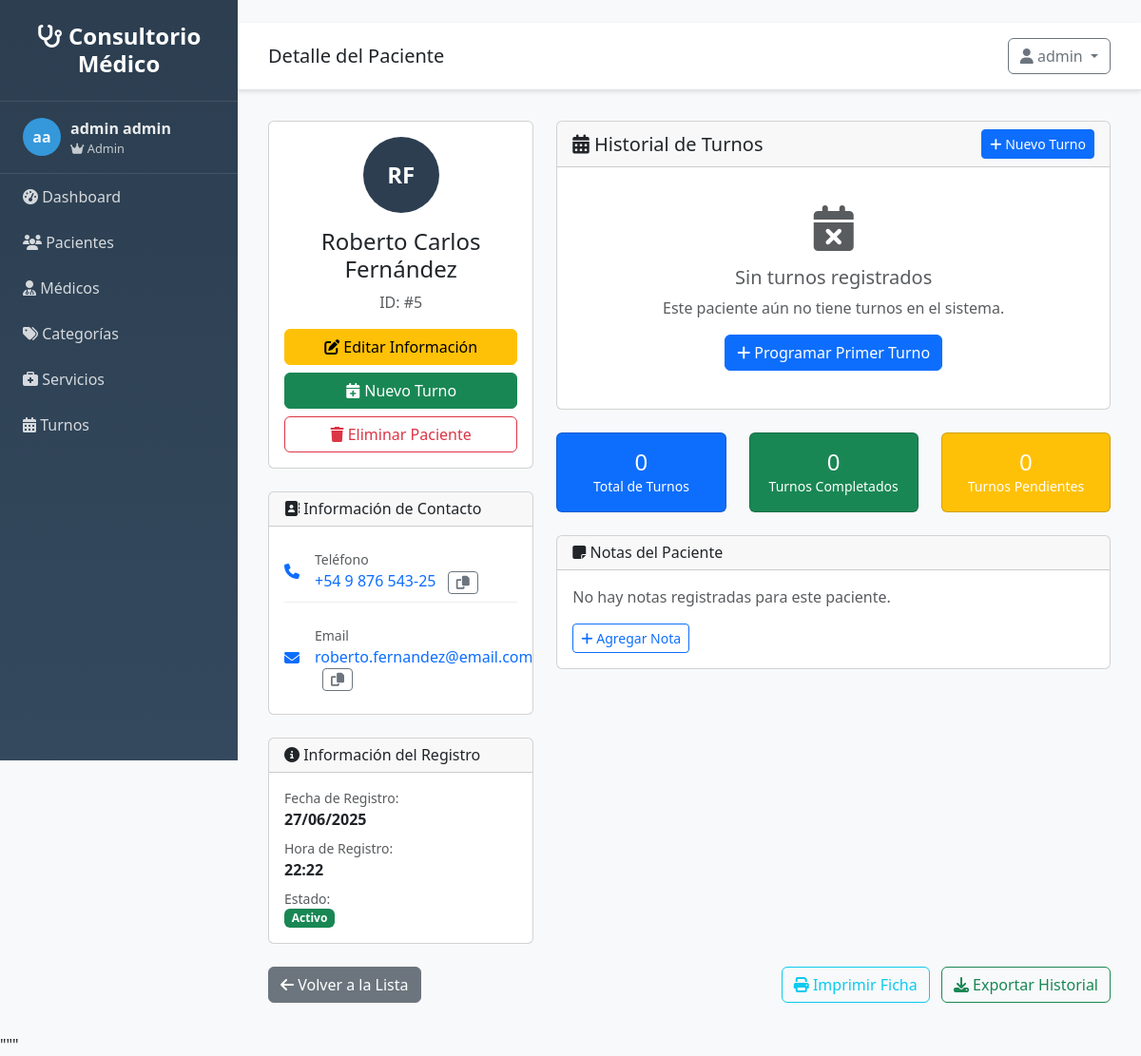
Before: /clientes/5 (signed in) with the older database file.
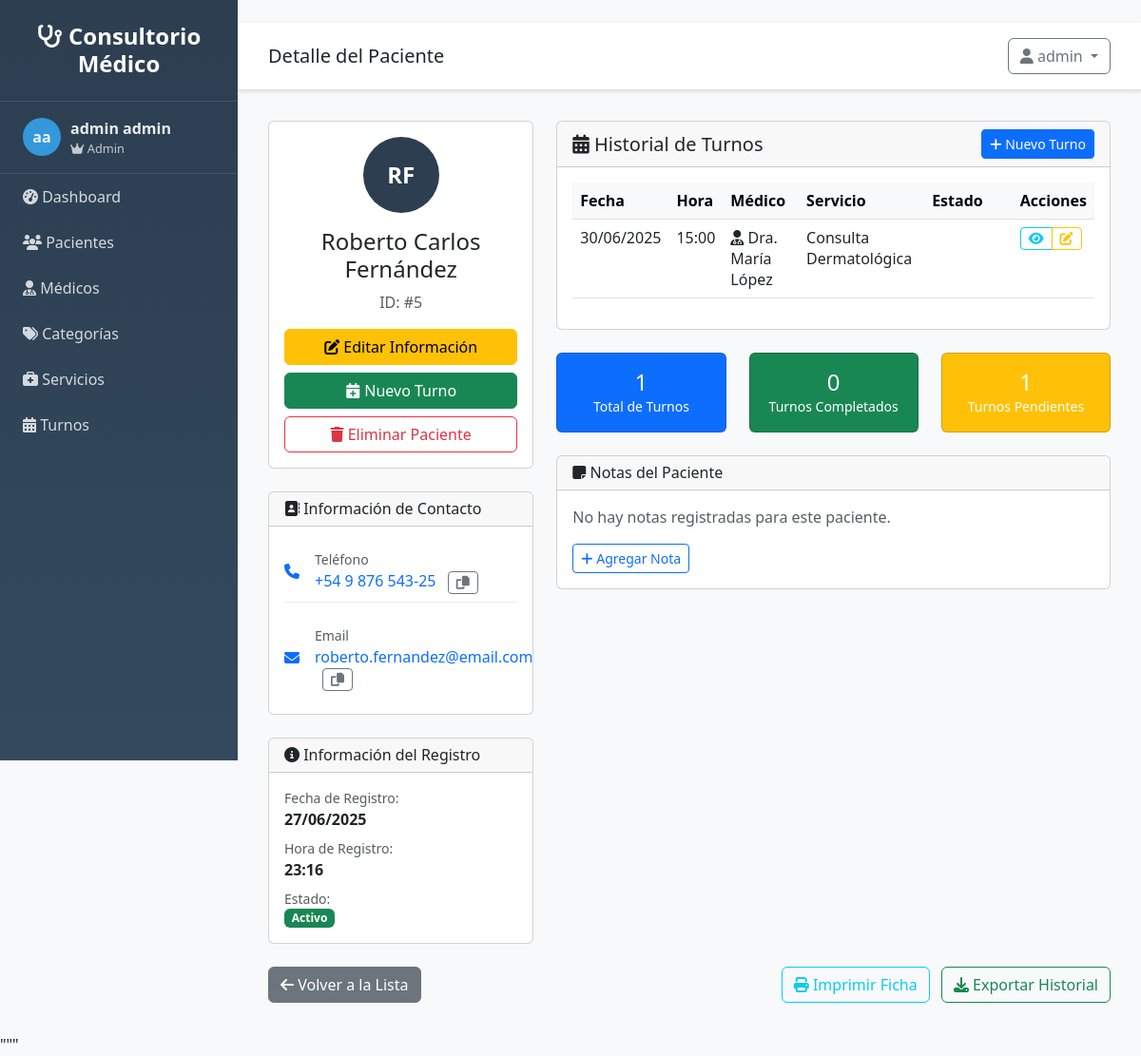
After: the same page with the newer database file.
### src/models/cliente.py (models this page shows, shortened)
class Cliente(db.Model):
    __tablename__ = 'clientes'
    id = db.Column(db.Integer, primary_key=True)
    nombre = db.Column(db.String(100), nullable=False)
    apellido = db.Column(db.String(100), nullable=False)
    telefono = db.Column(db.String(20), nullable=True)
    email = db.Column(db.String(120), nullable=True)
    fecha_creacion = db.Column(db.DateTime, default=datetime.utcnow)
    activo = db.Column(db.Boolean, default=True)
    turnos = db.relationship('Turno', backref='cliente', lazy=True)
    @property
    def nombre_completo(self):
        return f"{self.nombre} {self.apellido}"

### src/models/turno.py (models this page shows, shortened)
class Turno(db.Model):
    __tablename__ = 'turnos'
    id = db.Column(db.Integer, primary_key=True)
    fecha = db.Column(db.Date, nullable=False)
    hora = db.Column(db.Time, nullable=False)
    estado = db.Column(db.String(20), default='pendiente')  # pendiente, confirmado, completado, cancelado
    observaciones = db.Column(db.Text, nullable=True)
    precio_final = db.Column(db.Numeric(10, 2), nullable=True)
    fecha_creacion = db.Column(db.DateTime, default=datetime.utcnow)
    cliente_id = db.Column(db.Integer, db.ForeignKey('clientes.id'), nullable=False)
    profesional_id = db.Column(db.Integer, db.ForeignKey('profesionales.id'), nullable=False)
    servicio_id = db.Column(db.Integer, db.ForeignKey('servicios.id'), nullable=False)

### src/models/profesional.py (models this page shows, shortened)
class Profesional(db.Model):
    __tablename__ = 'profesionales'
    id = db.Column(db.Integer, primary_key=True)
    nombre = db.Column(db.String(100), nullable=False)
    apellido = db.Column(db.String(100), nullable=False)
    telefono = db.Column(db.String(20), nullable=True)
    email = db.Column(db.String(120), nullable=True)
    especialidad = db.Column(db.String(100), nullable=True)
    activo = db.Column(db.Boolean, default=True)
    fecha_creacion = db.Column(db.DateTime, default=datetime.utcnow)
    turnos = db.relationship('Turno', backref='profesional', lazy=True)
    @property
    def nombre_completo(self):
        return f"{self.nombre} {self.apellido}"

### src/models/servicio.py (models this page shows, shortened)
class Servicio(db.Model):
    __tablename__ = 'servicios'
    id = db.Column(db.Integer, primary_key=True)
    nombre = db.Column(db.String(100), nullable=False)
    descripcion = db.Column(db.Text, nullable=True)
    precio = db.Column(db.Numeric(10, 2), nullable=False, default=0.00)
    duracion = db.Column(db.Integer, nullable=False, default=60)  # duración en minutos
    activo = db.Column(db.Boolean, default=True)
    fecha_creacion = db.Column(db.DateTime, default=datetime.utcnow)
    categoria_id = db.Column(db.Integer, db.ForeignKey('categorias.id'), nullable=True)
    turnos = db.relationship('Turno', backref='servicio', lazy=True)

### src/routes/clientes.py (the view)
@clientes_bp.route('/<int:id>')
@login_required
def detalle(id):
    try:
        if ClienteService:
            cliente = ClienteService.get_cliente_by_id(id)
        else:
            cliente = None
        if not cliente:
            flash('Cliente no encontrado', 'error')
            return redirect(url_for('clientes.listar'))
        return render_template('clientes/detalle.html', cliente=cliente)
    except Exception as e:
        flash(f'Error al cargar cliente: {str(e)}', 'error')
        return redirect(url_for('clientes.listar'))

### src/app.py (called while the page is built)
def create_app(config=None):
    app = Flask(__name__,
                template_folder='../templates',
                static_folder='../static')
    if config:
        app.config.update(config)
    else:
        app.config.from_object(Config)
    init_db(app)
    init_auth(app)
    @app.context_processor
    def inject_user():
        from flask_login import current_user
        return dict(
            current_user=current_user,
            today=date.today(),
            now=datetime.now()
        )
    register_blueprints(app)
    register_template_filters(app)
    register_error_handlers(app)
    @app.route('/')
    def root():
        if current_user.is_authenticated:
            return redirect(url_for('main.index'))
        return redirect(url_for('auth.login'))
    return app

### src/auth.py (called while the page is built)
@login_manager.user_loader
def load_user(user_id):
    try:
        from src.models.usuario import Usuario
        return Usuario.query.get(int(user_id))
    except:
        return None

### src/models/usuario.py (called while the page is built)
    @property
    def nombre_completo(self):
        return f"{self.nombre} {self.apellido}"

    def is_admin(self):
        return self.rol == 'admin'

### templates/clientes/detalle.html (shortened to what the changed rows need)
{% extends "base.html" %}
{% block content %}
<div class="row">
    <div class="col-md-4">
        <div class="card">
            <div class="card-body text-center">
                <div class="avatar-large mb-3">
                    {{ cliente.nombre[0] }}{{ cliente.apellido[0] }}
                </div>
                <h4 class="card-title">{{ cliente.nombre_completo }}</h4>
                <p class="text-muted mb-3">ID: #{{ cliente.id }}</p>
                <div class="d-grid gap-2">
                    <a href="{{ url_for('clientes.editar', id=cliente.id) }}" class="btn btn-warning">
                    </a>
                    <a href="{{ url_for('turnos.nuevo') }}?cliente_id={{ cliente.id }}" class="btn btn-success">
                    </a>
                    <button class="btn btn-outline-danger" onclick="eliminarCliente({{ cliente.id }}, '{{ cliente.nombre_completo }}')">
                    </button>
                </div>
            </div>
        </div>
        <div class="card mt-4">
            <div class="card-body">
                <div class="contact-item mb-3">
                    <div class="d-flex align-items-center">
                        <div>
                            <small class="text-muted">Teléfono</small><br>
                            {% if cliente.telefono %}
                                <a href="tel:{{ cliente.telefono }}" class="text-decoration-none">
                                    {{ cliente.telefono|telefono }}
                                </a>
                                <button class="btn btn-sm btn-outline-secondary ms-2" onclick="copiarTexto('{{ cliente.telefono }}')">
                                    <i class="fas fa-copy"></i>
                                </button>
                            {% else %}
                                <span class="text-muted">No registrado</span>
                            {% endif %}
                        </div>
                    </div>
                </div>
                <div class="contact-item">
                    <div class="d-flex align-items-center">
                        <div>
                            <small class="text-muted">Email</small><br>
                            {% if cliente.email %}
                                <a href="mailto:{{ cliente.email }}" class="text-decoration-none">
                                    {{ cliente.email }}
                                </a>
                                <button class="btn btn-sm btn-outline-secondary ms-2" onclick="copiarTexto('{{ cliente.email }}')">
                                    <i class="fas fa-copy"></i>
                                </button>
                            {% else %}
                                <span class="text-muted">No registrado</span>
                            {% endif %}
                        </div>
                    </div>
                </div>
            </div>
        </div>
        <div class="card mt-4">
            <div class="card-body">
                <div class="mb-2">
                    <small class="text-muted">Fecha de Registro:</small><br>
                    <strong>{{ cliente.fecha_creacion.strftime('%d/%m/%Y') if cliente.fecha_creacion else 'No disponible' }}</strong>
                </div>
                <div class="mb-2">
                    <small class="text-muted">Hora de Registro:</small><br>
                    <strong>{{ cliente.fecha_creacion.strftime('%H:%M') if cliente.fecha_creacion else 'No disponible' }}</strong>
                </div>
            </div>
        </div>
    </div>
    <div class="col-md-8">
        <div class="card">
            <div class="card-body">
                {% if cliente.turnos %}
                    <div class="table-responsive">
                        <table class="table table-hover">
                            <thead class="table-light">
                                <tr>
                                    <th>Fecha</th>
                                    <th>Hora</th>
                                    <th>Médico</th>
                                    <th>Servicio</th>
                                    <th>Estado</th>
                                    <th>Acciones</th>
                                </tr>
                            </thead>
                            <tbody>
                                {% for turno in cliente.turnos|sort(attribute='fecha', reverse=true) %}
                                <tr>
                                    <td>{{ turno.fecha.strftime('%d/%m/%Y') }}</td>
                                    <td>{{ turno.hora.strftime('%H:%M') }}</td>
                                    <td>
                                        <i class="fas fa-user-md"></i>
                                        {{ turno.profesional.nombre_completo }}
                                    </td>
                                    <td>{{ turno.servicio.nombre }}</td>
                                    <td>
                                        <span class="badge status-{{ turno.estado }}">
                                        </span>
                                    </td>
                                    <td>
                                        <div class="btn-group btn-group-sm">
                                            <a href="{{ url_for('turnos.detalle', id=turno.id) }}"
                                               class="btn btn-outline-info" title="Ver detalle">
                                                <i class="fas fa-eye"></i>
                                            </a>
                                            {% if turno.estado in ['pendiente', 'confirmado'] %}
                                                <a href="{{ url_for('turnos.editar', id=turno.id) }}"
                                                   class="btn btn-outline-warning" title="Editar">
                                                    <i class="fas fa-edit"></i>
                                                </a>
                                            {% endif %}
                                        </div>
                                    </td>
                                </tr>
                                {% endfor %}
                            </tbody>
                        </table>
                    </div>
                {% else %}
                    <div class="text-center py-4">
                        <i class="fas fa-calendar-times fa-3x text-muted mb-3"></i>
                        <h5 class="text-muted">Sin turnos registrados</h5>
                        <p class="text-muted">Este paciente aún no tiene turnos en el sistema.</p>
                        <a href="{{ url_for('turnos.nuevo') }}?cliente_id={{ cliente.id }}" class="btn btn-primary">
                            <i class="fas fa-plus"></i> Programar Primer Turno
                        </a>
                    </div>
                {% endif %}
            </div>
        </div>
        <div class="row mt-4">
            <div class="col-md-4">
                <div class="card bg-primary text-white">
                    <div class="card-body text-center">
                        <h4 class="mb-0">{{ cliente.turnos|length }}</h4>
                        <small>Total de Turnos</small>
                    </div>
                </div>
            </div>
            <div class="col-md-4">
                <div class="card bg-warning text-white">
                    <div class="card-body text-center">
                        <h4 class="mb-0">{{ cliente.turnos|selectattr('estado', 'equalto', 'pendiente')|list|length }}</h4>
                        <small>Turnos Pendientes</small>
                    </div>
                </div>
            </div>
        </div>
    </div>
</div>
{% endblock %}

Changed rows visible on the page:
changed Cliente "Roberto Carlos Fernández": fecha_creacion "22:22" → "23:16"
added Turno: fecha "30/06/2025", hora "15:00", profesional.nombre_completo "Dra. María López", servicio.nombre "Consulta Dermatológica"
Other visible differences:
{{ cliente.turnos|length }}: "0" → "1"
text no longer shown: "0 Sin turnos registrados Este paciente aún no tiene turnos en el sistema. Programar Primer Turno"
text now shown: "Fecha Hora Médico Servicio Estado Acciones 1"
